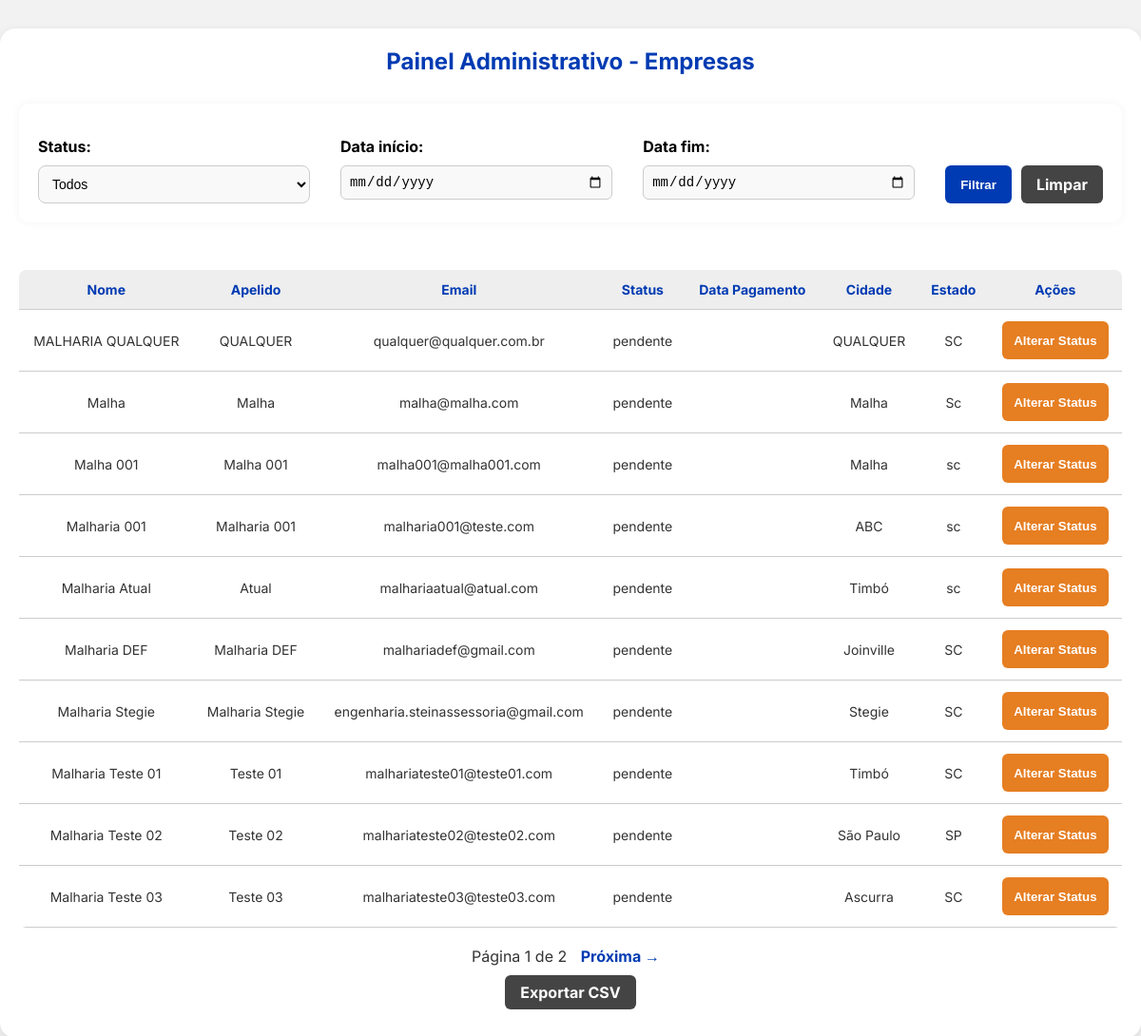
/admin/empresas, run on an earlier commit of the app's database.
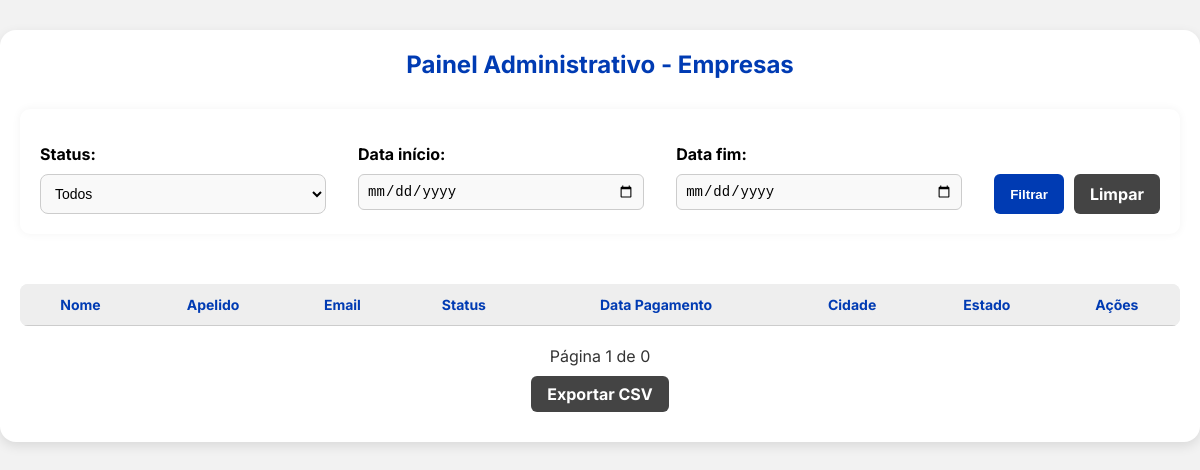
And on a later commit of the database.
### main.py (models this page shows)
class Empresa(db.Model):
    id = db.Column(db.Integer, primary_key=True)
    nome = db.Column(db.String(100), nullable=False, unique=True)
    apelido = db.Column(db.String(50), unique=True)
    email = db.Column(db.String(100), nullable=False, unique=True)
    senha = db.Column(db.String(200), nullable=False)
    cidade = db.Column(db.String(100))
    estado = db.Column(db.String(2))
    telefone = db.Column(db.String(20))
    status_pagamento = db.Column(db.String(20), default='pendente')
    data_pagamento = db.Column(db.DateTime)
    teares = db.relationship('Tear', backref='empresa', lazy=True)

### main.py (the view)
@app.route('/admin/empresas', methods=['GET', 'POST'])
def admin_empresas():
    pagina = int(request.args.get('pagina', 1))
    por_pagina = 10
    status = ''
    data_inicio = ''
    data_fim = ''
    query = Empresa.query
    if request.method == 'POST':
        status = request.form.get('status', '')
        data_inicio = request.form.get('data_inicio', '')
        data_fim = request.form.get('data_fim', '')
        return redirect(url_for('admin_empresas', pagina=1, status=status, data_inicio=data_inicio, data_fim=data_fim))
    else:
        status = request.args.get('status', '')
        data_inicio = request.args.get('data_inicio', '')
        data_fim = request.args.get('data_fim', '')
        if status:
            query = query.filter(Empresa.status_pagamento == status)
        if data_inicio:
            data_inicio_dt = datetime.strptime(data_inicio, "%Y-%m-%d")
            query = query.filter(Empresa.data_pagamento >= data_inicio_dt)
        if data_fim:
            data_fim_dt = datetime.strptime(data_fim, "%Y-%m-%d")
            query = query.filter(Empresa.data_pagamento <= data_fim_dt)
    total = query.count()
    empresas = query.order_by(Empresa.nome).offset((pagina - 1) * por_pagina).limit(por_pagina).all()
    total_paginas = (total + por_pagina - 1) // por_pagina
    return render_template(
        'admin_empresas.html',
        empresas=empresas,
        pagina=pagina,
        total_paginas=total_paginas,
        status=status,
        data_inicio=data_inicio,
        data_fim=data_fim
    )

### templates/admin_empresas.html (shortened to what this page needs)
<!DOCTYPE html>
<html lang="pt-br">
<head>
    <link rel="stylesheet" href="{{ url_for('static', filename='style.css') }}">
</head>
<body>
    <div class="container">
        <h2>Painel Administrativo - Empresas</h2>
        <form method="POST" class="formulario">
            <div class="campo">
                <label for="status">Status:</label>
                <select name="status" id="status">
                    <option value="">Todos</option>
                </select>
            </div>
            <div class="campo">
                <label for="data_inicio">Data início:</label>
                <input type="date" name="data_inicio" id="data_inicio">
            </div>
            <div class="campo">
                <label for="data_fim">Data fim:</label>
                <input type="date" name="data_fim" id="data_fim">
            </div>
            <div class="botoes">
                <button type="submit">Filtrar</button>
                <a href="/admin/empresas" class="botao-cancelar">Limpar</a>
            </div>
        </form>
        <div class="tabela-container">
            <table>
                <thead>
                    <tr>
                        <th>Nome</th>
                        <th>Apelido</th>
                        <th>Email</th>
                        <th>Status</th>
                        <th>Data Pagamento</th>
                        <th>Cidade</th>
                        <th>Estado</th>
                        <th>Ações</th>
                    </tr>
                </thead>
                <tbody>
                    {% for empresa in empresas %}
                    <tr>
                        <td>{{ empresa.nome }}</td>
                        <td>{{ empresa.apelido }}</td>
                        <td>{{ empresa.email }}</td>
                        <td>{{ empresa.status_pagamento }}</td>
                        <td>{{ empresa.data_pagamento.strftime('%Y-%m-%d %H:%M') if empresa.data_pagamento else '' }}</td>
                        <td>{{ empresa.cidade }}</td>
                        <td>{{ empresa.estado }}</td>
                        <td>
                            <form action="/admin/editar_status/{{ empresa.id }}" method="post" style="display:inline-block">
                                <button class="btn-editar" type="submit">Alterar Status</button>
                            </form>
                        </td>
                    </tr>
                    {% endfor %}
                </tbody>
            </table>
        </div>
        <div class="paginacao">
            Página {{ pagina }} de {{ total_paginas }}
            {% if pagina < total_paginas %}
                <a href="?pagina={{ pagina + 1 }}{% if status_filtro %}&status={{ status_filtro }}{% endif %}{% if data_inicio %}&data_inicio={{ data_inicio }}{% endif %}{% if data_fim %}&data_fim={{ data_fim }}{% endif %}">Próxima →</a>
            {% endif %}
        </div>
        <div class="exportar">
            <a href="/admin/exportar_empresas">Exportar CSV</a>
        </div>
    </div>
</body>
</html>

### static/style.css (style rules this page uses)
* { margin: 0; padding: 0; box-sizing: border-box; }
body { font-family: 'Inter', sans-serif; color: #444; background-color: #f9f9f9; }
.container { max-width: 900px; margin: 40px auto; padding: 30px; background-color: #ffffff; border-radius: 16px; box-shadow: 0 4px 12px rgba(0, 0, 0, 0.1); }
.formulario label { display: block; margin-top: 15px; font-weight: bold; color: #000000; }
.formulario input, .formulario select { width: 100%; padding: 10px; margin-top: 5px; border: 1px solid #ccc; border-radius: 8px; background-color: #f9f9f9; font-size: 14px; }
table { width: 100%; min-width: 900px; margin-top: 20px; border-collapse: collapse; }
th, td { padding: 10px; text-align: left; border-bottom: 1px solid #ddd; font-size: 14px; white-space: nowrap; text-align: center; vertical-align: middle; }
thead tr { background-color: #f2f2f2; }

### templates/admin_empresas.html (style rules this page uses)
body { font-family: 'Inter', sans-serif; background-color: #f2f2f2; color: #333; margin: 0; padding: 0; }
.container { max-width: 1200px; margin: 30px auto; padding: 10px 20px 0 20px; }
h2 { text-align: center; margin: 10px 0 30px 0; color: #003bb3; }
form.formulario { display: flex; flex-wrap: wrap; gap: 16px 32px; margin-bottom: 30px; background-color: #fff; padding: 20px; border-radius: 10px; box-shadow: 0 0 10px rgba(0,0,0,0.05); }
.campo { flex: 1 1 220px; display: flex; flex-direction: column; gap: 5px; }
label { font-weight: bold; color: #003bb3; }
select, input[type="date"] { padding: 8px; border-radius: 6px; border: 1px solid #ccc; min-width: 180px; }
.botoes { display: flex; align-items: flex-end; gap: 10px; margin-top: 0; }
button { background-color: #003bb3; color: white; padding: 10px 16px; border: none; border-radius: 6px; font-weight: bold; cursor: pointer; height: 40px; }
.botao-cancelar { background-color: #444; text-decoration: none; padding: 10px 16px; border-radius: 6px; color: white; font-weight: bold; display: inline-block; height: 40px; line-height: 20px; }
.tabela-container { overflow-x: auto; }
table { width: 100%; border-collapse: collapse; background-color: #fff; border-radius: 8px; overflow: hidden; }
th, td { padding: 12px; text-align: center; border-bottom: 1px solid #ccc; }
th { background-color: #eee; color: #003bb3; }
.exportar { margin-top: 10px; padding-bottom: 30px; display: flex; justify-content: center; }
.exportar a { background-color: #444; color: white; padding: 8px 16px; border-radius: 6px; text-decoration: none; font-weight: bold; }
.paginacao { margin-top: 20px; text-align: center; }

What changed in the data, as far as the page shows it:
removed Empresa: nome "MALHARIA QUALQUER", apelido "QUALQUER", email "qualquer@qualquer.com.br", status_pagamento "pendente", cidade "QUALQUER", estado "SC"
removed Empresa: nome "Malha", apelido "Malha", email "malha@malha.com", status_pagamento "pendente", cidade "Malha", estado "Sc"
removed Empresa: nome "Malha 001", apelido "Malha 001", email "malha001@malha001.com", status_pagamento "pendente", cidade "Malha", estado "sc"
removed Empresa: nome "Malharia 001", apelido "Malharia 001", email "malharia001@teste.com", status_pagamento "pendente", cidade "ABC", estado "sc"
removed Empresa: nome "Malharia Atual", apelido "Atual", email "malhariaatual@atual.com", status_pagamento "pendente", cidade "Timbó", estado "sc"
removed Empresa: nome "Malharia DEF", apelido "Malharia DEF", email "malhariadef@gmail.com", status_pagamento "pendente", cidade "Joinville", estado "SC"
removed Empresa: nome "Malharia Stegie", apelido "Malharia Stegie", email "engenharia.steinassessoria@gmail.com", status_pagamento "pendente", cidade "Stegie", estado "SC"
removed Empresa: nome "Malharia Teste 01", apelido "Teste 01", email "malhariateste01@teste01.com", status_pagamento "pendente", cidade "Timbó", estado "SC"
removed Empresa: nome "Malharia Teste 02", apelido "Teste 02", email "malhariateste02@teste02.com", status_pagamento "pendente", cidade "São Paulo", estado "SP"
removed Empresa: nome "Malharia Teste 03", apelido "Teste 03", email "malhariateste03@teste03.com", status_pagamento "pendente", cidade "Ascurra", estado "SC"
Also different on the page:
{{ total_paginas }}: "2" → "0"
text no longer shown: "Próxima →"
